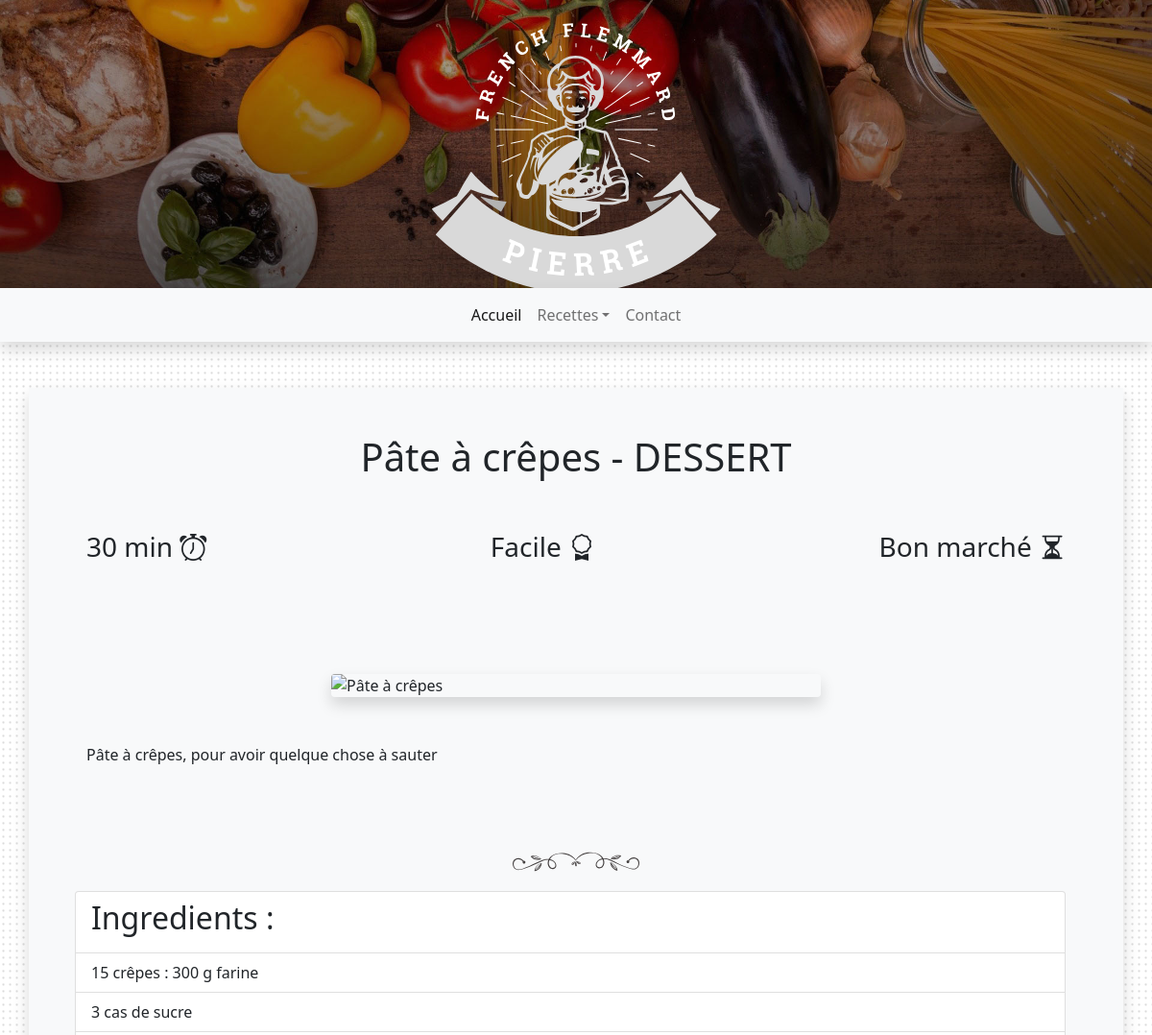
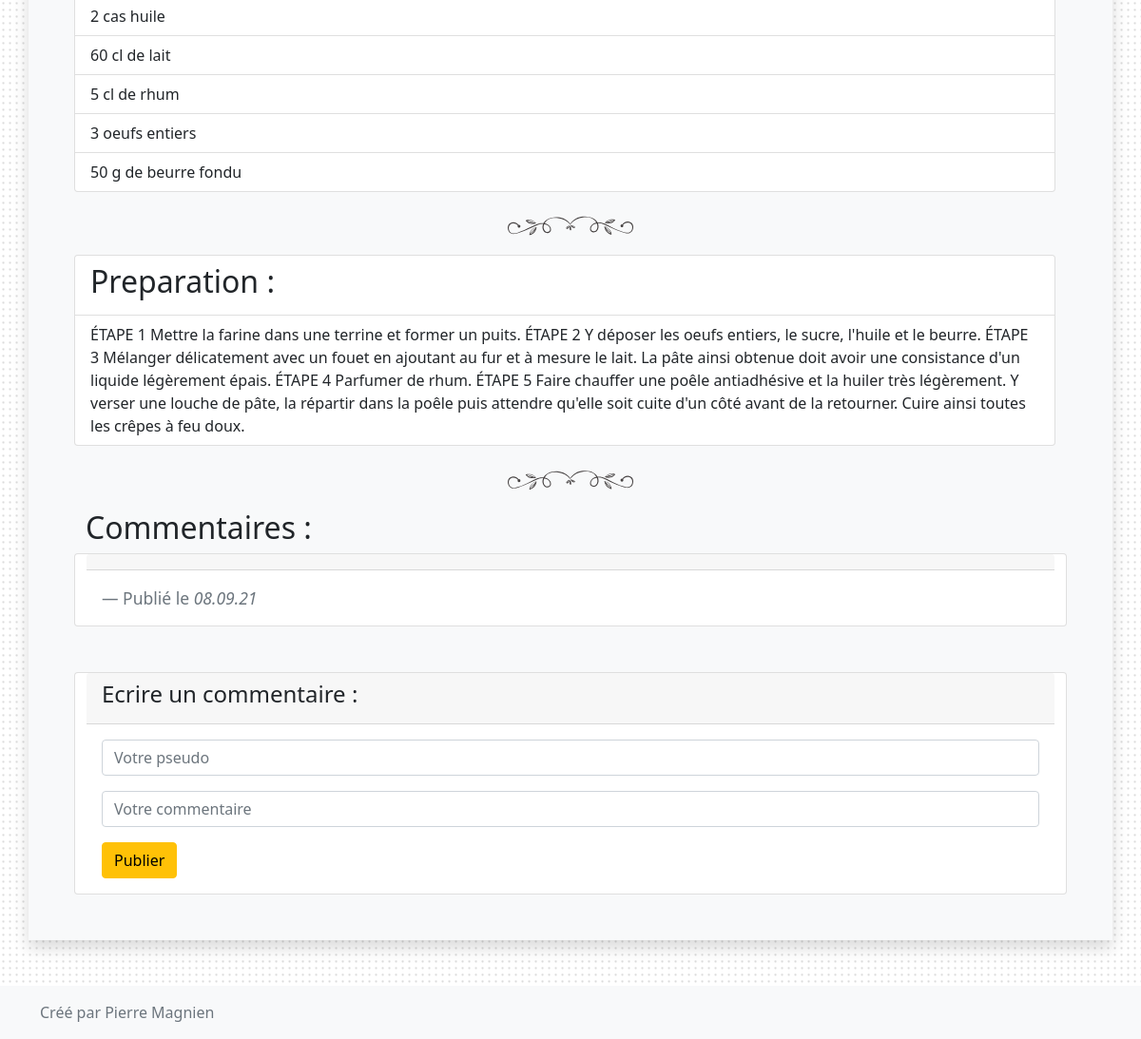
The app's page /index.php?id=2 with its own data (2 pictures, top to bottom).
### tables this page shows
CREATE TABLE IF NOT EXISTS `t_recette` (
  `rec_id` int(11) NOT NULL AUTO_INCREMENT,
  `rec_nom` varchar(255) NOT NULL,
  `rec_resume` text NOT NULL,
  `rec_temps` varchar(255) NOT NULL,
  `rec_difficulte` varchar(255) NOT NULL,
  `rec_budget` varchar(255) NOT NULL,
  `rec_ingredients` text NOT NULL,
  `rec_image` varchar(255) NOT NULL,
  `rec_preparation` text NOT NULL,
  `rec_categorie` varchar(255) NOT NULL,
  PRIMARY KEY (`rec_id`)
);

### controlleur.php (called while the page is built, shortened)
<?php
REQUIRE ('modele.php');
function Recette(){
    $id = $_GET['id'];
    $res = getSingleRecette($id);
    INCLUDE ('recette.php');
};
?>

### modele.php (called while the page is built, shortened)
<?php
            function getBdd(){
              $servername = 'localhost';
              $username = 'root';
              $password = '';
              $conn = new PDO("mysql:host=$servername;dbname=blog_culinaire", $username, $password);
              $conn->setAttribute(PDO::ATTR_ERRMODE, PDO::ERRMODE_EXCEPTION);
              return $conn;
            };
            function getSingleRecette($id){
              $conn = getBdd();
              $reponse = $conn->prepare('SELECT * FROM t_recette LEFT JOIN t_commentaire ON t_recette.rec_id = t_commentaire.id_rec WHERE t_recette.rec_id = :idset');
              $reponse->bindParam(':idset', $id, PDO::PARAM_STR);
              $reponse -> execute();
              if($reponse -> rowCount()>=1 ){
                $res = $reponse->fetchAll();
                return $res;
              }
              else {
                throw new Exception('Recette non trouvée, identifiant non valide');
              }
            };

### recette.php (the view, shortened to what this page needs)
<?php $preparations = $res[0]['rec_preparation'];
      $preparationTab = explode("ETAPE ",$preparations);
      $ingredients = $res[0]['rec_ingredients'];
      $ingredientTab = explode(",", $ingredients);
?>
<div class="container my-5 ">
    <div class="row bg-light shadow py-5 px-5 d-flex flex-column">
        <h2 class="text-center fs-1 text mb-5"><?php echo $res[0]['rec_nom']?> - <?php echo strtoupper($res[0]['rec_categorie'])?> </h2>
        <div class="d-flex justify-content-between mb-5 ">
            <p class="soustitresrec fs-3 text"><?php echo $res [0]['rec_temps']?> <i class="bi bi-alarm"></i></p>
            <p class="soustitresrec fs-3 text"><?php echo $res[0]['rec_difficulte']?> <i class="bi bi-award"></i></p>
            <p class="soustitresrec fs-3 text"><?php echo $res[0]['rec_budget']?> <i class="bi bi-hourglass-split"></i></p>
        </div>
        <div class="d-flex justify-content-around flex-wrap py-5">
            <img src="<?php echo $res[0]['rec_image']?>" alt="<?php echo $res[0]['rec_nom']?>" class="img-fluid w-50 mx-auto rounded shadow mb-5 imgrecette">
            <p class="col-12"><?php echo $res[0]['rec_resume'] ?></p>
        </div>
<img src="styles/36211.svg" alt="separation florale" class="img-fluid separateur">
        <ul class="list-group">
        <li class="list-group-item"><h2>Ingredients :</h2></li>
            <?php foreach ($ingredientTab as $ingredients){ ?>
                <li class="list-group-item"><?php echo $ingredients?></li>
           <?php }; ?>
        </ul>
<img src="styles/36211.svg" alt="separation florale" class="img-fluid separateur">
        <ul class="list-group">
        <li class="list-group-item"><h2>Preparation :</h2></li>
            <?php foreach ($preparationTab as $preparations){ ?>
                <li class="list-group-item"><?php echo $preparations?></li>
           <?php }; ?>
        </ul>
<img src="styles/36211.svg" alt="separation florale" class="img-fluid separateur">
        <h2>Commentaires :</h2>
        <?php foreach ($res as $donnees)
        { ?>
            <div class="card">
            <div class="card-header">
            </div>
            <div class="card-body">
                <blockquote class="blockquote mb-0">
                <footer class="blockquote-footer">Publié le <cite title="Source Title"><?= date("d.m.y") ?></cite></footer>
                </blockquote>
            </div>
            </div>
        <?php } ?>
    <div class="card mt-5">
        <div class="card-header">
                <h4>Ecrire un commentaire : <h4>
        </div>
        <div class="card-body">
            <form action="" method="post">
            <input class="form-control" type="text" name="pseudo" placeholder="Votre pseudo" >
            <input class="form-control mt-3" type="text" name="commentaire" placeholder="Votre commentaire" >
            <button type="button" class="btn btn-warning mt-3">Publier</button>
            </form>
        </div>
    </div>
    </div>
</div>
<?php
    $contenu=ob_get_clean();
    require('gabarit.php');
?>
</body>
</html>

### index.php (shortened to what this page needs)
<?php
        REQUIRE ('controlleur.php');
 try {
        if(isset($_GET['id'])){
                Recette();
        }
}
        catch(Exception $e){
                $msgError = $e->getMessage();
                INCLUDE ('vueerreur.php');
              }
?>

### header.php (shortened to what this page needs)
<!DOCTYPE html>
<html lang="fr-FR">
<head>
    <link rel="stylesheet" href="styles/main.css">
    <link href="https://cdn.jsdelivr.net/npm/bootstrap@5.1.0/dist/css/bootstrap.min.css" rel="stylesheet">
</head>
<body>
<div class="headimg"><a href="index.php" class="logohead">
  <img src="styles/french-flemmard.svg" alt="logo french flemmard" ></a>
</div>
<nav class="navbar navbar-expand-lg navbar-light bg-light shadow">
    <div class="container-fluid d-flex justify-content-center">
      <div class="collapse navbar-collapse" id="navbarsExample05">
        <ul class="navbar-nav me-auto mb-2 mb-lg-0">
          <li class="nav-item">
            <a class="nav-link active" aria-current="page" href="index.php">Accueil</a>
          </li>
          <li class="nav-item dropdown">
            <a class="nav-link dropdown-toggle" href="#" id="dropdown05" data-bs-toggle="dropdown" aria-expanded="false">Recettes</a>
          </li>
          <li class="nav-item">
            <a class="nav-link" href="#" >Contact</a>
          </li>
        </ul>
      </div>
    </div>
  </nav>

### gabarit.php
<?php REQUIRE ('header.php') ?>
<?= $contenu ?>
<?php REQUIRE ('footer.php') ?>

### footer.php (shortened to what this page needs)
<footer class="footer mt-auto py-3 bg-light">
  <div class="container">
    <span class="text-muted">Créé par Pierre Magnien</span>
  </div>
</footer>
<link rel="stylesheet" href="https://cdn.jsdelivr.net/npm/bootstrap-icons@1.5.0/font/bootstrap-icons.css">
</body>
</html>

### styles/main.css (style rules this page uses)
html { height: 100%; }
body { height: 100%; display: flex; flex-direction: column; justify-content: space-between; background-image: url(point.png); margin: 0; }
.navbar-collapse { flex-grow: 0!important; }
.imgrecette { transition: 0; }
.img-fluid { transition: 1000ms; }
.headimg { height: 300px; background-image: url(mediterranean-cuisine-2378758_1920.jpg); background-repeat: no-repeat; background-size: cover; }
.separateur { width:15%!important; align-self: center; }
.headimg { display: flex; flex-direction: column; }
.logohead { width: 25%; margin: 2% 0; align-self: center; }

### records on screen
t_recette: rec_nom "Pâte à crêpes", rec_categorie "DESSERT", rec_temps "30 min", rec_difficulte "Facile", rec_budget "Bon marché", rec_resume "Pâte à crêpes, pour avoir quelque chose à sauter", rec_ingredients "15 crêpes : 300 g farine", rec_ingredients "3 cas de sucre", rec_ingredients "2 cas huile", rec_ingredients "60 cl de lait", rec_ingredients "5 cl de rhum", rec_ingredients "3 oeufs entiers", rec_ingredients "50 g de beurre fondu", rec_preparation "ÉTAPE 1 Mettre la farine dans une terrine et former un puits. ÉTAPE 2 Y déposer les oeufs entiers, le sucre, l'huile et le beurre. ÉTAPE 3 Mélanger délicatement avec un fouet en ajoutant au fur et à mesure le lait. La pâte ainsi obtenue doit avoir une consistance d'un liquide légèrement épais. ÉTAPE 4 Parfumer de rhum. ÉTAPE 5 Faire chauffer une poêle antiadhésive et la huiler très légèrement. Y verser une louche de pâte, la répartir dans la poêle puis attendre qu'elle soit cuite d'un côté avant de la retourner. Cuire ainsi toutes les crêpes à feu doux."
